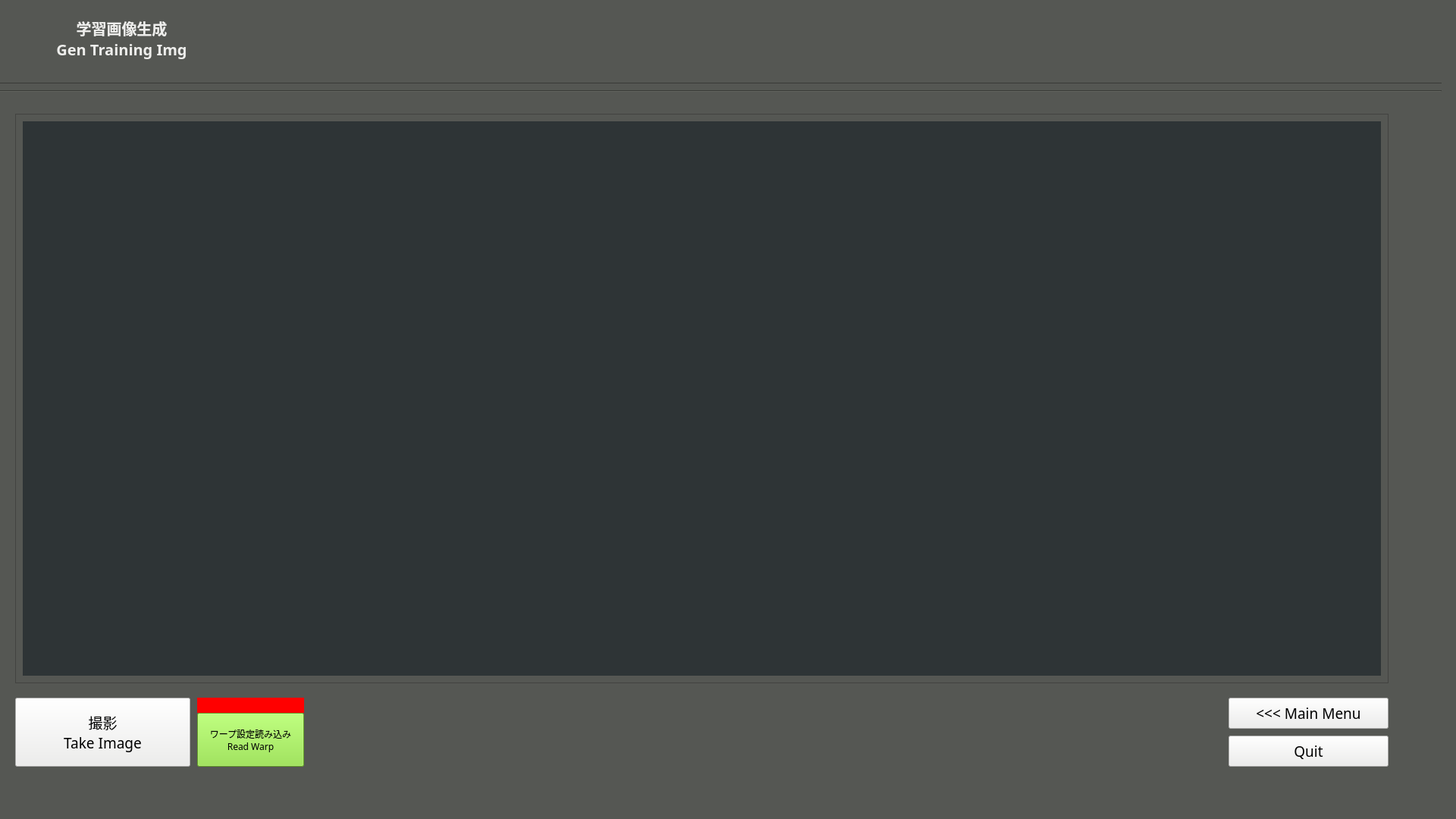
<?xml version="1.0" encoding="UTF-8"?>
<ui version="4.0">
 <class>cameracalibWindow</class>
 <widget class="QMainWindow" name="cameracalibWindow">
  <property name="enabled">
   <bool>true</bool>
  </property>
  <property name="geometry">
   <rect>
    <x>0</x>
    <y>0</y>
    <width>1920</width>
    <height>1080</height>
   </rect>
  </property>
  <property name="windowTitle">
   <string>MainWindow</string>
  </property>
  <property name="styleSheet">
   <string notr="true">background-color: rgb(85, 87, 83);</string>
  </property>
  <widget class="QWidget" name="cameracalibWidget">
   <property name="enabled">
    <bool>true</bool>
   </property>
   <widget class="Line" name="line_1">
    <property name="geometry">
     <rect>
      <x>0</x>
      <y>100</y>
      <width>1901</width>
      <height>20</height>
     </rect>
    </property>
    <property name="orientation">
     <enum>Qt::Horizontal</enum>
    </property>
   </widget>
   <widget class="Line" name="line_2">
    <property name="geometry">
     <rect>
      <x>0</x>
      <y>110</y>
      <width>1901</width>
      <height>20</height>
     </rect>
    </property>
    <property name="orientation">
     <enum>Qt::Horizontal</enum>
    </property>
   </widget>
   <widget class="QLabel" name="label_2">
    <property name="geometry">
     <rect>
      <x>20</x>
      <y>10</y>
      <width>281</width>
      <height>81</height>
     </rect>
    </property>
    <property name="font">
     <font>
      <family>Ubuntu Mono</family>
      <pointsize>15</pointsize>
      <weight>75</weight>
      <bold>true</bold>
     </font>
    </property>
    <property name="styleSheet">
     <string notr="true">color: rgb(238, 238, 236);</string>
    </property>
    <property name="text">
     <string>学習画像生成 
Gen Training Img</string>
    </property>
    <property name="alignment">
     <set>Qt::AlignCenter</set>
    </property>
   </widget>
   <widget class="QPushButton" name="takeimagebutton">
    <property name="geometry">
     <rect>
      <x>20</x>
      <y>920</y>
      <width>231</width>
      <height>91</height>
     </rect>
    </property>
    <property name="font">
     <font>
      <family>Ubuntu Mono</family>
      <pointsize>14</pointsize>
     </font>
    </property>
    <property name="styleSheet">
     <string notr="true">background-color: rgb(238, 238, 236);</string>
    </property>
    <property name="text">
     <string>撮影
Take Image</string>
    </property>
   </widget>
   <widget class="QFrame" name="frame">
    <property name="geometry">
     <rect>
      <x>20</x>
      <y>150</y>
      <width>1811</width>
      <height>751</height>
     </rect>
    </property>
    <property name="frameShape">
     <enum>QFrame::StyledPanel</enum>
    </property>
    <property name="frameShadow">
     <enum>QFrame::Raised</enum>
    </property>
    <widget class="QLabel" name="cameraFrame">
     <property name="geometry">
      <rect>
       <x>10</x>
       <y>10</y>
       <width>1791</width>
       <height>731</height>
      </rect>
     </property>
     <property name="styleSheet">
      <string notr="true">background-color: rgb(46, 52, 54);</string>
     </property>
     <property name="text">
      <string/>
     </property>
     <property name="alignment">
      <set>Qt::AlignCenter</set>
     </property>
    </widget>
   </widget>
   <widget class="QPushButton" name="mainmenubutton">
    <property name="geometry">
     <rect>
      <x>1620</x>
      <y>920</y>
      <width>211</width>
      <height>41</height>
     </rect>
    </property>
    <property name="font">
     <font>
      <family>Ubuntu Mono</family>
      <pointsize>14</pointsize>
     </font>
    </property>
    <property name="styleSheet">
     <string notr="true">background-color: rgb(238, 238, 236);</string>
    </property>
    <property name="text">
     <string>&lt;&lt;&lt; Main Menu</string>
    </property>
   </widget>
   <widget class="QPushButton" name="quitbutton">
    <property name="geometry">
     <rect>
      <x>1620</x>
      <y>970</y>
      <width>211</width>
      <height>41</height>
     </rect>
    </property>
    <property name="font">
     <font>
      <family>Ubuntu Mono</family>
      <pointsize>14</pointsize>
     </font>
    </property>
    <property name="styleSheet">
     <string notr="true">background-color: rgb(238, 238, 236);</string>
    </property>
    <property name="text">
     <string>Quit</string>
    </property>
   </widget>
   <widget class="QLabel" name="label_readwarpcolor">
    <property name="geometry">
     <rect>
      <x>260</x>
      <y>920</y>
      <width>141</width>
      <height>20</height>
     </rect>
    </property>
    <property name="font">
     <font>
      <family>Ubuntu Mono</family>
      <pointsize>15</pointsize>
      <weight>75</weight>
      <bold>true</bold>
     </font>
    </property>
    <property name="styleSheet">
     <string notr="true">background-color: rgb(255, 0, 0);</string>
    </property>
    <property name="text">
     <string/>
    </property>
    <property name="alignment">
     <set>Qt::AlignLeading|Qt::AlignLeft|Qt::AlignVCenter</set>
    </property>
   </widget>
   <widget class="QPushButton" name="button_readwarp">
    <property name="geometry">
     <rect>
      <x>260</x>
      <y>940</y>
      <width>141</width>
      <height>71</height>
     </rect>
    </property>
    <property name="font">
     <font>
      <family>Ubuntu Mono</family>
      <pointsize>9</pointsize>
     </font>
    </property>
    <property name="styleSheet">
     <string notr="true">background-color: rgb(138, 226, 52);</string>
    </property>
    <property name="text">
     <string>ワープ設定読み込み
Read Warp</string>
    </property>
   </widget>
  </widget>
  <widget class="QMenuBar" name="menubar">
   <property name="geometry">
    <rect>
     <x>0</x>
     <y>0</y>
     <width>1920</width>
     <height>22</height>
    </rect>
   </property>
  </widget>
  <widget class="QStatusBar" name="statusbar"/>
 </widget>
 <resources/>
 <connections/>
</ui>
